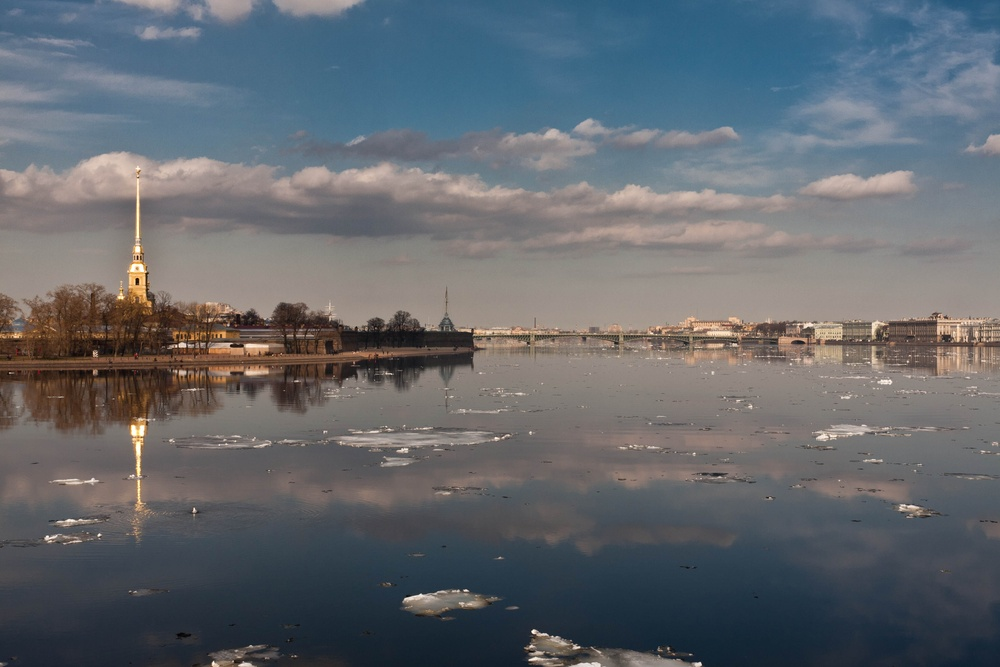
#> input picture mesh_based_stitch/images/left.jpg, 1000 x 667 px, shrunk from 3888 x 2592 before the run
$ python mesh_based_stitch2.py
#> lines starting #> are read from the running program, lines starting #| are printed output that depends on the picture; after the words box and inside, x2 and y2 are one past the last pixel; in counts of white or black regions, pixels touching at a corner belong together
import cv2 as cv
import numpy as np
import time

# 25.12월 기준 최신 개발한 코드

def detect_and_match(img1, img2):
    """
    img1, img2에 대한 특징을 추출하고 매칭 시킨 pts1, pts2를 반환
    (pts1: img1 좌표, pts2: img2 좌표)
    """
    print("특징 검출 매칭")
    if hasattr(cv, "SIFT_create"):
        det = cv.SIFT_create()
        norm = cv.NORM_L2
    else:
        det = cv.ORB_create(5000)
        norm = cv.NORM_HAMMING

    k1, d1 = det.detectAndCompute(img1, None)
    k2, d2 = det.detectAndCompute(img2, None)

    if d1 is None or d2 is None:
        raise RuntimeError("특징점 기술자 없음")

    matcher = cv.BFMatcher(norm, crossCheck=False)
    matches = matcher.knnMatch(d1, d2, k=2)

    good = []
    for pair in matches:
        if len(pair) < 2:
            continue
        m, n = pair
        if m.distance < 0.75 * n.distance:
            good.append(m)

    if len(good) < 8:
        raise RuntimeError("유효 매칭 수 부족")
    print(f"    매칭점: {len(good)}")

    pts1 = np.float32([k1[m.queryIdx].pt for m in good])
    pts2 = np.float32([k2[m.trainIdx].pt for m in good])

    return pts1, pts2


def compute_canvas_and_warps(img1, img2, H21):
    """
    img2를 img1 좌표계로 H21(= img2 -> img1)로 워핑하고,
    두 이미지가 함께 들어갈 캔버스 생성.
    """
    print("전역 워핑, 캔버스 생성")
    h1, w1 = img1.shape[:2]
    h2, w2 = img2.shape[:2]

    corners1 = np.float32([[0, 0], [w1, 0], [w1, h1], [0, h1]]).reshape(-1, 1, 2)
    corners2 = np.float32([[0, 0], [w2, 0], [w2, h2], [0, h2]]).reshape(-1, 1, 2)

    # img2 corners를 img1 좌표계로 변환
    corners2_in1 = cv.perspectiveTransform(corners2, H21)
    all_pts = np.vstack((corners1, corners2_in1))

    xmin, ymin = np.floor(all_pts.min(axis=0).ravel()).astype(int)
    xmax, ymax = np.ceil(all_pts.max(axis=0).ravel()).astype(int)

    tx, ty = -xmin, -ymin
    T = np.array([[1, 0, tx], [0, 1, ty], [0, 0, 1]], dtype=np.float32)

    size = (int(xmax - xmin), int(ymax - ymin))  # (W, H)

    warped2 = cv.warpPerspective(img2, T @ H21, size)
    canvas1 = np.zeros((size[1], size[0], 3), dtype=img1.dtype)
    canvas1[ty : ty + h1, tx : tx + w1] = img1

    return canvas1, warped2, T, tx, ty, size


def build_mesh_flow(
    matchesA_canvas,
    matchesB_canvas,
    roi_shape,
    grid_step=120,
    sigma=None,
    clip_ratio=0.75,
    smooth_sigma_ratio=0.5,
):
    """
    matchesA_canvas: 기준(목표) 점들
    matchesB_canvas: 워핑된 이미지 쪽 점들
    residual = A - B 를 가우시안 가중 평균으로 격자 변위 추정
    """
    print("메쉬 플로우 추정")
    h, w = roi_shape
    residuals = matchesA_canvas - matchesB_canvas
    pts = matchesB_canvas

    ys = np.arange(0, h + 1, grid_step)
    xs = np.arange(0, w + 1, grid_step)
    if ys[-1] != h:
        ys = np.append(ys, h)
    if xs[-1] != w:
        xs = np.append(xs, w)

    grid_y, grid_x = np.meshgrid(ys, xs, indexing="ij")
    Gy, Gx = grid_y.shape

    grid_dx = np.zeros((Gy, Gx), np.float32)
    grid_dy = np.zeros((Gy, Gx), np.float32)

    if len(pts) == 0:
        return np.zeros((h, w), np.float32), np.zeros((h, w), np.float32)

    if sigma is None:
        sigma = float(grid_step)

    for i in range(Gy):
        vy = grid_y[i, 0]
        for j in range(Gx):
            vx = grid_x[0, j]
            d2 = (pts[:, 0] - vx) ** 2 + (pts[:, 1] - vy) ** 2
            wgt = np.exp(-d2 / (2.0 * sigma * sigma)) + 1e-8
            wsum = np.sum(wgt)
            grid_dx[i, j] = np.sum(residuals[:, 0] * wgt) / wsum
            grid_dy[i, j] = np.sum(residuals[:, 1] * wgt) / wsum

    dx = cv.resize(grid_dx, (w, h), interpolation=cv.INTER_CUBIC)
    dy = cv.resize(grid_dy, (w, h), interpolation=cv.INTER_CUBIC)

    mag = np.hypot(dx, dy)
    th = grid_step * clip_ratio
    scale = np.ones_like(mag, np.float32)
    over = mag > th
    scale[over] = th / (mag[over] + 1e-6)
    dx *= scale
    dy *= scale

    s = max(0.1, grid_step * smooth_sigma_ratio)
    dx = cv.GaussianBlur(dx, (0, 0), s)
    dy = cv.GaussianBlur(dy, (0, 0), s)

    return dx, dy


def stitch_mesh_based(path1, path2, grid_step=120, sigma=None, mask_scale=1.4):
#> called with path1 = './images/left.jpg', path2 = './images/right.jpg', grid_step = 120, mask_scale = 1.4
    t0 = time.time()
    print("매쉬 기반 스티칭2 실행")
    print("이미지 입력 확인")

    img1 = cv.imread(path1)
#> img1 is the input picture: shape (667, 1000, 3); mean B, G, R 109.4, 103.9, 99.5
    img2 = cv.imread(path2)
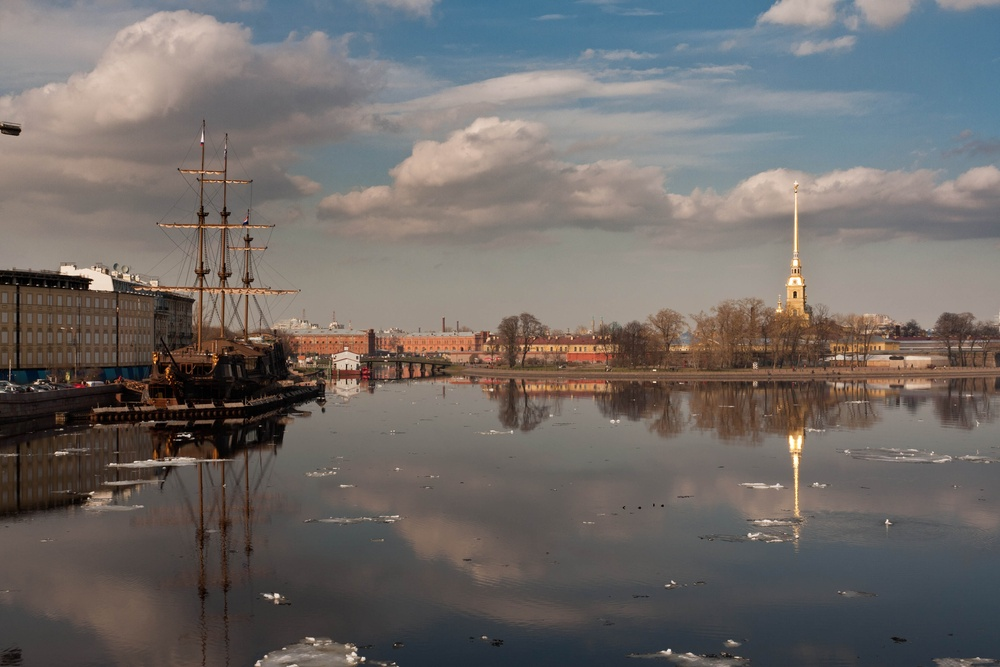
#> input picture mesh_based_stitch/images/right.jpg, 1000 x 667 px, shrunk from 3888 x 2592 before the run
#> img2 is the input picture: shape (667, 1000, 3); mean B, G, R 104, 106.6, 111.8
    if img1 is None or img2 is None:
        raise RuntimeError("이미지 읽기 실패")

    pts1, pts2 = detect_and_match(img1, img2)
#> in detect_and_match, `k1, d1 = det.detectAndCompute(img1, None)`: k1 = 1237 keypoints; strongest (x, y, size): (533, 631, 3), (137, 281, 3.2), (99, 535, 1.9), (466, 590, 2)
#> in detect_and_match, `k2, d2 = det.detectAndCompute(img2, None)`: k2 = 1818 keypoints; strongest (x, y, size): (189, 435, 2.3), (363, 659, 2.7), (277, 595, 3.3), (90, 383, 3.2)
#> in detect_and_match, `matches = matcher.knnMatch(d1, d2, k=2)`: matches = 1237 matches
#> in detect_and_match, `matches = matcher.knnMatch(d1, d2, k=2)`:
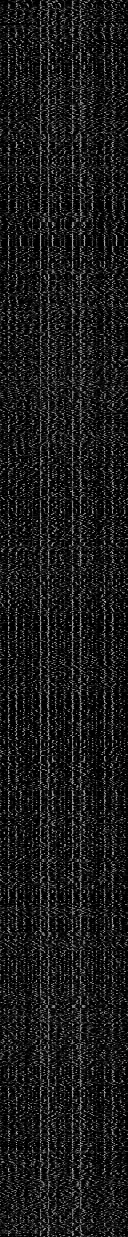
#> d1: shape (1237, 128) float32; min 0, max 201, mean 26
#> after the loop in detect_and_match, `for pair in matches:`: good = 282 matches
#|     매칭점: 282
#> in detect_and_match, `pts1 = np.float32([k1[m.queryIdx].pt for m in good])`: pts1 = 282 pairs, first value 5.74 to 721.1, second value 32.19 to 663.7
#> in detect_and_match, `pts2 = np.float32([k2[m.trainIdx].pt for m in good])`: pts2 = 282 pairs, first value 17.35 to 994, second value 17.95 to 659.9

    print("호모그래피 추정(RANSAC)")
    # 핵심 수정: img2 -> img1 로 맞춤
    H21, _ = cv.findHomography(pts2, pts1, cv.RANSAC, 2.0)
#> H21 = [[1.76, 0.000173, -1177.7], [0.259, 1.64, -237.7], [0.000752, 3.08e-05, 1]]
    if H21 is None:
        raise RuntimeError("호모그래피 실패")

    canvas1, warped2, T, tx, ty, size = compute_canvas_and_warps(img1, img2, H21)
#> in compute_canvas_and_warps, `corners2_in1 = cv.perspectiveTransform(corners2, H21)`: corners2_in1 = [[-1177.7, -237.7], [331.7, 12.1], [327.9, 630.2], [-1153.9, 840.9]]
#> in compute_canvas_and_warps, `all_pts = np.vstack((corners1, corners2_in1))`: all_pts = [[0, 0], [1000, 0], [1000, 667], [0, 667], [-1177.7, -237.7], [331.7, 12.1], [327.9, 630.2], [-1153.9, 840.9]]
#> in compute_canvas_and_warps, `xmin, ymin = np.floor(all_pts.min(axis=0).ravel()).astype(int)`: xmin = -1178; ymin = -238
#> in compute_canvas_and_warps, `xmax, ymax = np.ceil(all_pts.max(axis=0).ravel()).astype(int)`: xmax = 1000; ymax = 841
#> in compute_canvas_and_warps, `tx, ty = -xmin, -ymin`: tx = 1178; ty = 238
#> in compute_canvas_and_warps, `T = np.array([[1, 0, tx], [0, 1, ty], [0, 0, 1]], dtype=np.float32)`: T = [[1, 0, 1178], [0, 1, 238], [0, 0, 1]]
#> in compute_canvas_and_warps, `size = (int(xmax - xmin), int(ymax - ymin))`: size = (2178, 1079)
#> in compute_canvas_and_warps, `canvas1[ty : ty + h1, tx : tx + w1] = img1`:
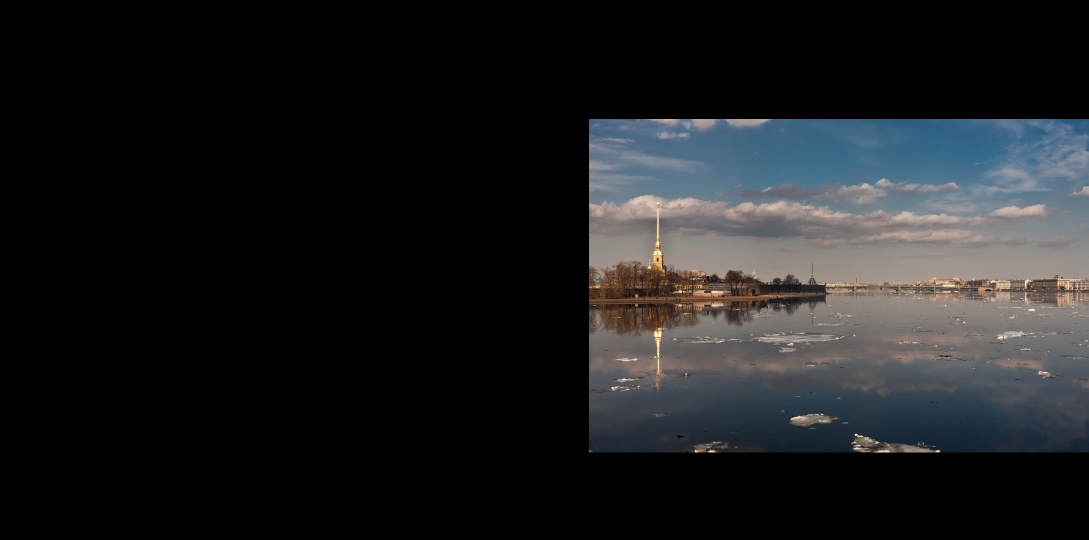
#> canvas1: shape (1079, 2178, 3) (shown at 1/2 size); mean B, G, R 31, 29.5, 28.2
#> T = [[1, 0, 1178], [0, 1, 238], [0, 0, 1]]; tx = 1178; ty = 238; size = (2178, 1079)

    print("매칭점 캔버스 좌표")
    # img1 점은 translation만
    pts1_canvas = pts1 + np.array([tx, ty], dtype=np.float32)
#> pts1_canvas = 282 pairs, first value 1183.7 to 1899.1, second value 270.2 to 901.7

    # img2 점은 H21로 img1좌표로 보낸 뒤 translation
    pts2_in1 = cv.perspectiveTransform(pts2.reshape(-1, 1, 2), H21).reshape(-1, 2)
#> pts2_in1 = 282 pairs, first value -1127.8 to 324.5, second value -150 to 730.9
    pts2_canvas = pts2_in1 + np.array([tx, ty], dtype=np.float32)
#> pts2_canvas = 282 pairs, first value 50.22 to 1502.5, second value 87.98 to 968.9

    dx, dy = build_mesh_flow(
        matchesA_canvas=pts1_canvas,
        matchesB_canvas=pts2_canvas,
        roi_shape=warped2.shape[:2],
        grid_step=grid_step,
        sigma=sigma,
    )
#> in build_mesh_flow, `residuals = matchesA_canvas - matchesB_canvas`: residuals = 282 pairs, first value -266.9 to 1593.8, second value -84.66 to 371.8
#> in build_mesh_flow, `pts = matchesB_canvas`: pts has the same summary as pts2_canvas in stitch_mesh_based
#> in build_mesh_flow, `over = mag > th`:
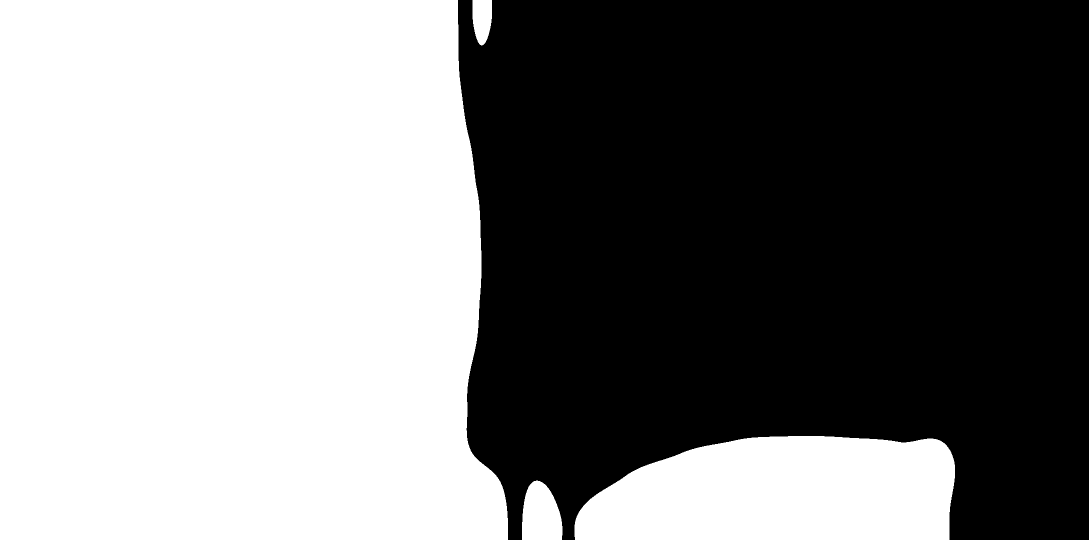
#> over: shape (1079, 2178) bool (shown at 1/2 size); 49.8% white; 4 white regions, box (x1, y1, x2, y2) and area: (0, 0, 1016, 1079) 1025953, (1149, 872, 1910, 1079) 133982, (1044, 961, 1125, 1079) 7614, (945, 0, 984, 91) 2910

    print("지역 remap (INTER_CUBIC)")
    h, w = warped2.shape[:2]
#> h = 1079; w = 2178
    X, Y = np.meshgrid(np.arange(w, dtype=np.float32), np.arange(h, dtype=np.float32))
    map_x = X - dx
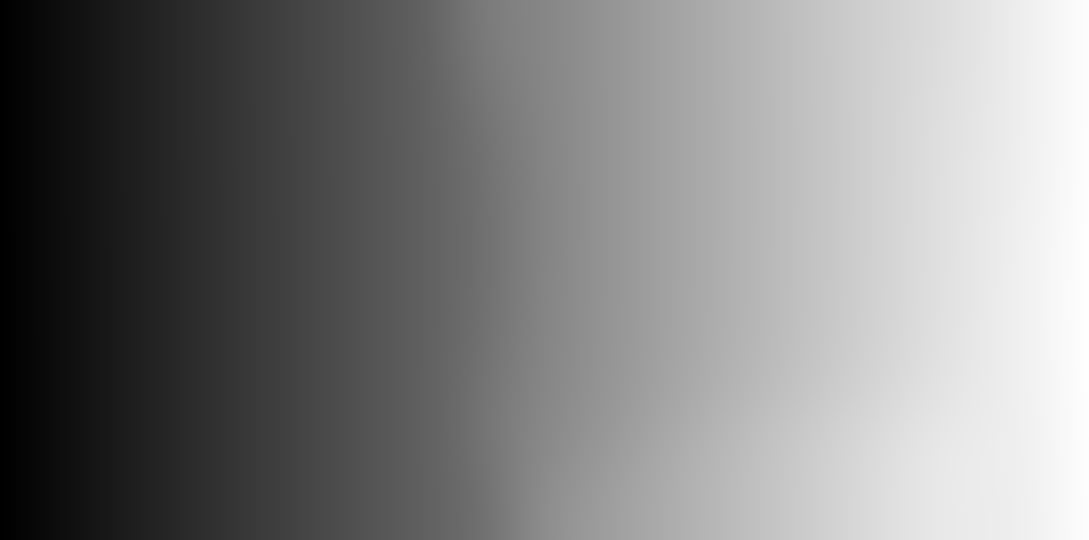
#> map_x: shape (1079, 2178) float32 (shown at 1/2 size); min -89.82, max 2149.2, mean 1052.6; drawn with min black and max white
    map_y = Y - dy
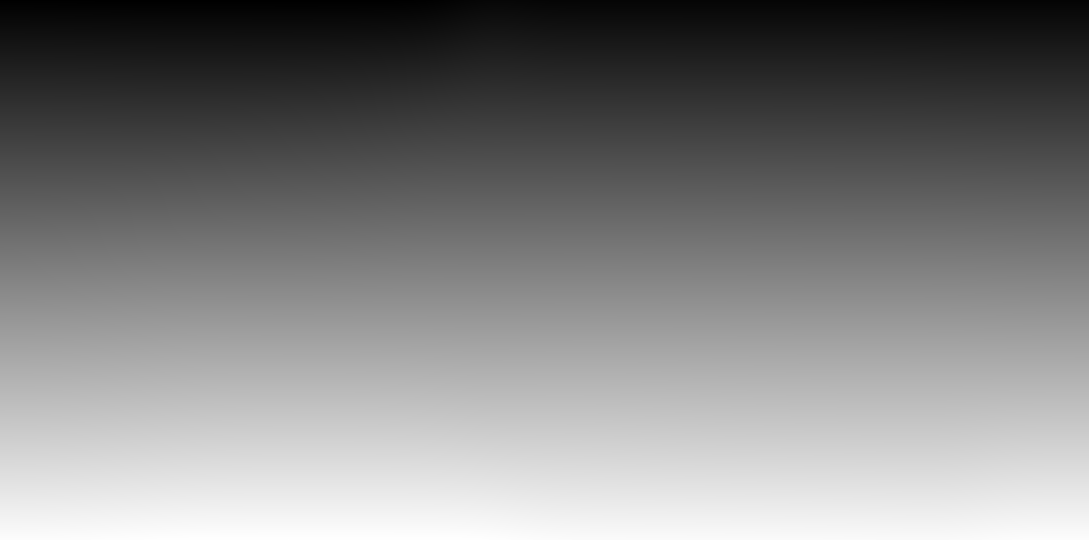
#> map_y: shape (1079, 2178) float32 (shown at 1/2 size); min -23.21, max 1084.3, mean 533.8; drawn with min black and max white

    warped2_refined = cv.remap(
        warped2,
        map_x,
        map_y,
        cv.INTER_CUBIC,
        borderMode=cv.BORDER_CONSTANT,
        borderValue=(0, 0, 0),
    )

    # 최소 합성(스티칭): refined warped2의 유효 픽셀을 canvas1에 덮어쓰기
    out = canvas1.copy()
    mask = (warped2_refined[:, :, 0] > 0) | (warped2_refined[:, :, 1] > 0) | (warped2_refined[:, :, 2] > 0)
#> mask: shape (1079, 2178) bool; 50.1% white; 15 black regions (14 under 20 px), largest, box (x1, y1, x2, y2) and area: (0, 0, 2178, 1079) 1172115
    out[mask] = warped2_refined[mask]
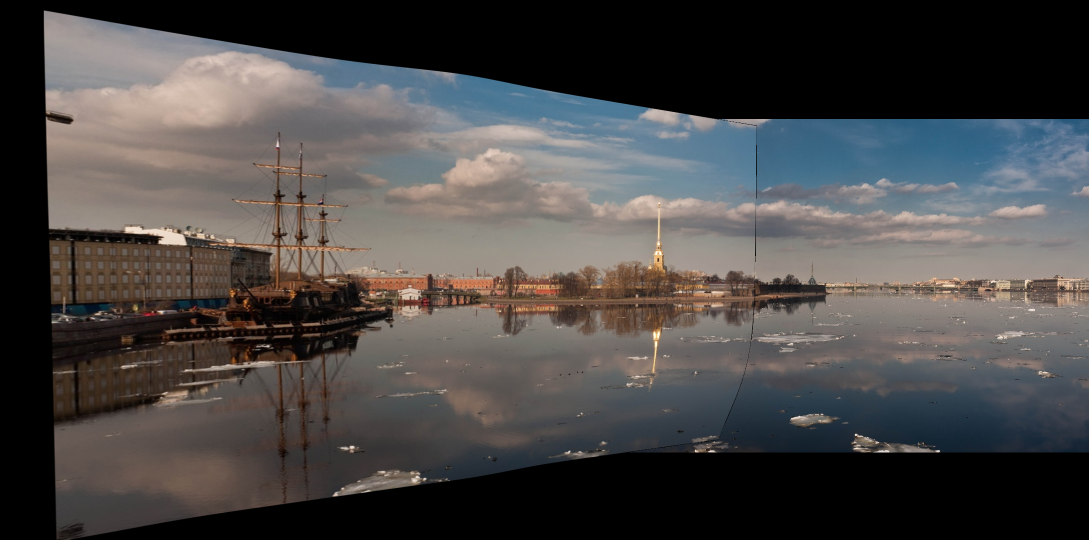
#> out: shape (1079, 2178, 3) (shown at 1/2 size); mean B, G, R 71, 71.7, 74.1

    print(f"완료: {(time.time() - t0) * 1000:.1f} ms")
    return out


if __name__ == "__main__":
    out = stitch_mesh_based(
        "./images/left.jpg",
        "./images/right.jpg",
        grid_step=120,
        sigma=None,
        mask_scale=1.4,
    )
    cv.imwrite("stitch_mesh_result2.jpg", out)
    print("saved: stitch_mesh_result2.jpg")
